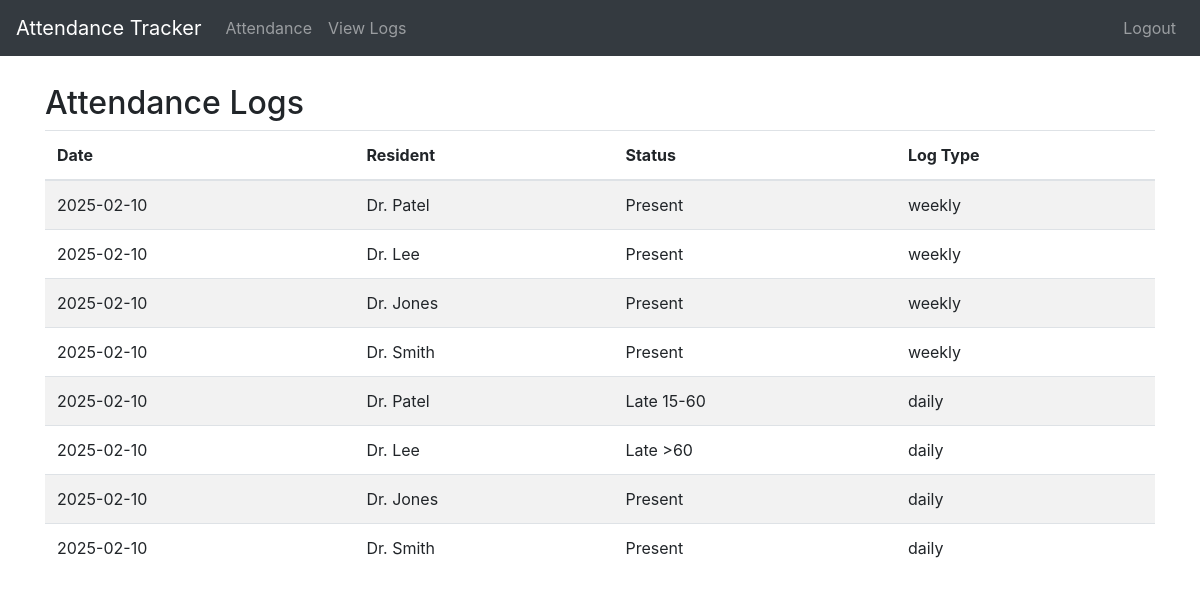
Page /logs (signed in) on the earlier database version.
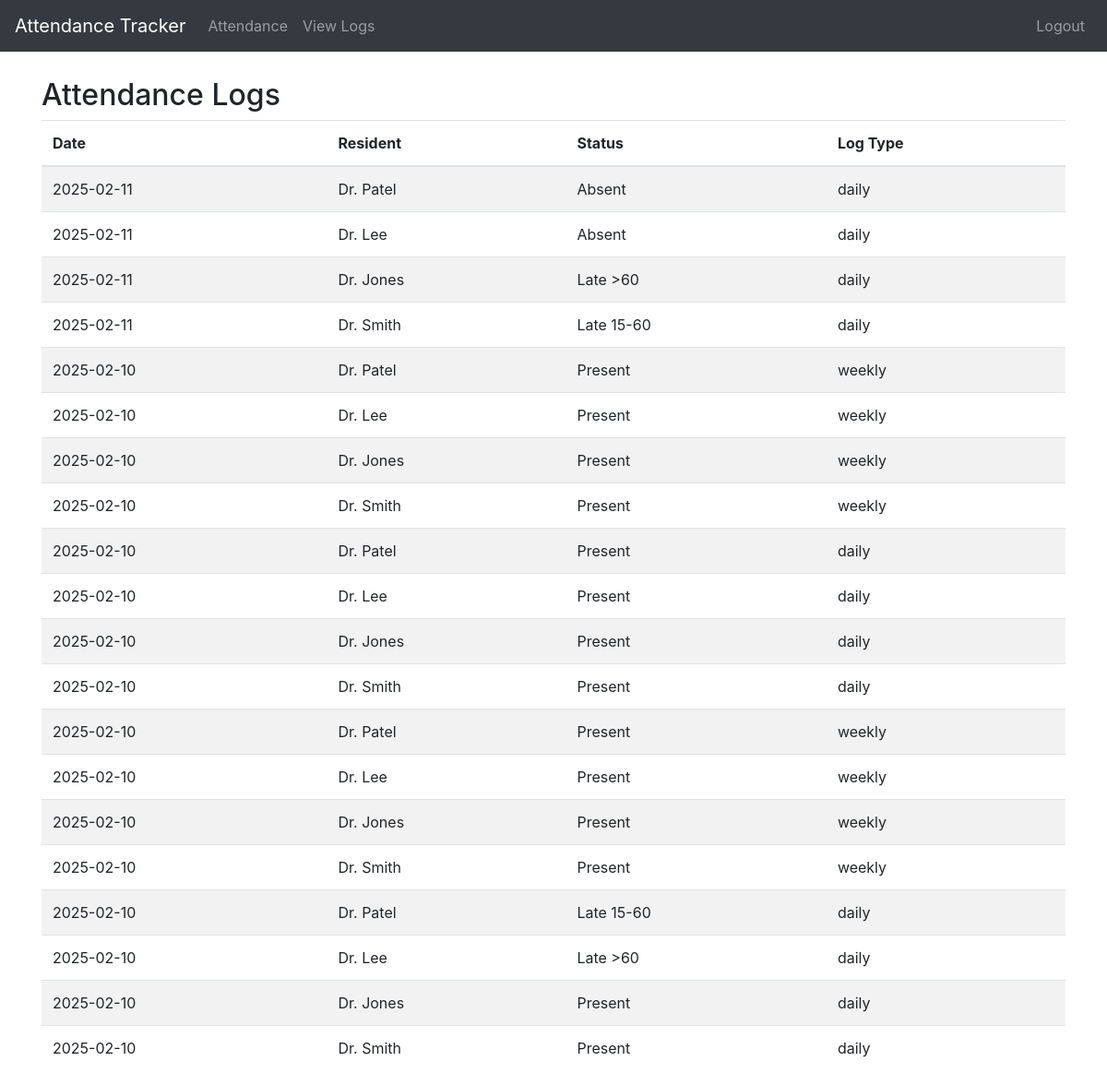
Same page on the later database version.
### tables this page shows
CREATE TABLE attendance_log (
            id INTEGER PRIMARY KEY AUTOINCREMENT,
            log_date TEXT,
            resident_name TEXT,
            status TEXT,
            log_type TEXT
        );

### app.py (the view)
@app.route('/logs')
def view_logs():
    if not session.get('logged_in'):
        return redirect(url_for('login'))
    conn = get_db_connection()
    logs = conn.execute('SELECT * FROM attendance_log ORDER BY log_date DESC, id DESC').fetchall()
    conn.close()
    return render_template('logs.html', logs=logs)

### app.py (called while the page is built)
def get_db_connection():
    conn = sqlite3.connect(DATABASE)
    conn.row_factory = sqlite3.Row
    return conn

### templates/logs.html (shortened to what this page needs)
{% extends "layout.html" %}
{% block content %}
<h2 class="mt-4">Attendance Logs</h2>
<table class="table table-striped">
  <thead>
    <tr>
      <th>Date</th>
      <th>Resident</th>
      <th>Status</th>
      <th>Log Type</th>
    </tr>
  </thead>
  <tbody>
    {% for log in logs %}
    <tr>
      <td>{{ log['log_date'] }}</td>
      <td>{{ log['resident_name'] }}</td>
      <td>{{ log['status'] }}</td>
      <td>{{ log['log_type'] }}</td>
    </tr>
    {% endfor %}
  </tbody>
</table>
{% endblock %}

### templates/layout.html (shortened to what this page needs)
<!doctype html>
<html lang="en">
  <head>
    <link rel="stylesheet" href="https://stackpath.bootstrapcdn.com/bootstrap/4.5.2/css/bootstrap.min.css">
  </head>
  <body>
    <nav class="navbar navbar-expand-lg navbar-dark bg-dark fixed-top">
      <a class="navbar-brand" href="{{ url_for('attendance') }}">Attendance Tracker</a>
      <div class="collapse navbar-collapse">
        <ul class="navbar-nav mr-auto">
          {% if session.get('logged_in') %}
          <li class="nav-item">
            <a class="nav-link" href="{{ url_for('attendance') }}">Attendance</a>
          </li>
          <li class="nav-item">
            <a class="nav-link" href="{{ url_for('view_logs') }}">View Logs</a>
          </li>
          {% endif %}
        </ul>
        {% if session.get('logged_in') %}
        <ul class="navbar-nav">
          <li class="nav-item">
            <a class="nav-link" href="{{ url_for('logout') }}">Logout</a>
          </li>
        </ul>
        {% endif %}
      </div>
    </nav>
    <div class="container">
      {% block content %}{% endblock %}
    </div>
  </body>
</html>

### templates/layout.html (style rules this page uses)
body { padding-top: 60px; }

Differences in the rows shown:
added attendance_log: log_date "2025-02-11", resident_name "Dr. Patel", status "Absent", log_type "daily"
added attendance_log: log_date "2025-02-11", resident_name "Dr. Lee", status "Absent", log_type "daily"
added attendance_log: log_date "2025-02-11", resident_name "Dr. Jones", status "Late >60", log_type "daily"
added attendance_log: log_date "2025-02-11", resident_name "Dr. Smith", status "Late 15-60", log_type "daily"
added attendance_log: log_date "2025-02-10", resident_name "Dr. Patel", status "Present", log_type "weekly"
added attendance_log: log_date "2025-02-10", resident_name "Dr. Lee", status "Present", log_type "weekly"
added attendance_log: log_date "2025-02-10", resident_name "Dr. Jones", status "Present", log_type "weekly"
added attendance_log: log_date "2025-02-10", resident_name "Dr. Smith", status "Present", log_type "weekly"
added attendance_log: log_date "2025-02-10", resident_name "Dr. Patel", status "Present", log_type "daily"
added attendance_log: log_date "2025-02-10", resident_name "Dr. Lee", status "Present", log_type "daily"
added attendance_log: log_date "2025-02-10", resident_name "Dr. Jones", status "Present", log_type "daily"
added attendance_log: log_date "2025-02-10", resident_name "Dr. Smith", status "Present", log_type "daily"
